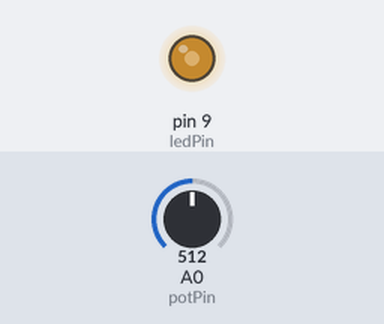
Bench run of a sketch on a simulated Arduino Uno, built with avr-gcc and run on an emulated ATmega328P. Shown: output pins drawn as LEDs (lit = HIGH). Inputs (shaded band) come from the test bench; at power-on: A0 (potPin) = 512.

Above: at 1.2 s.
1.3 s: A0 (potPin) set to 716
At 2.0 s:
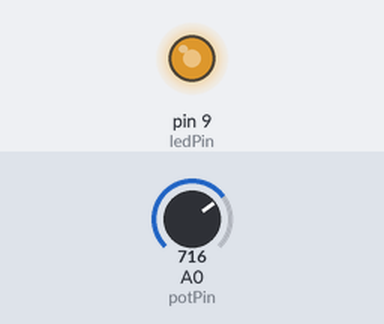
2.8 s: A0 (potPin) set to 900
At 3.2 s:
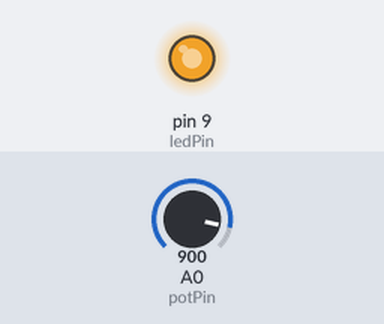
4.3 s: A0 (potPin) set to 122
At 5.5 s:
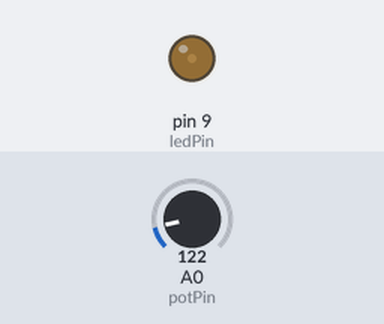
5.8 s: A0 (potPin) set to 0
At 6.7 s:
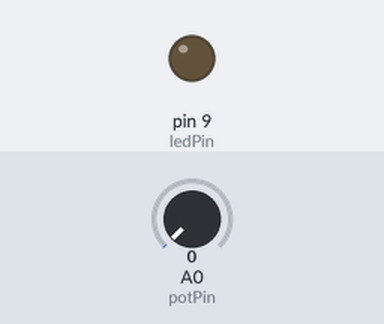
7.3 s: A0 (potPin) set to 511
At 7.8 s:
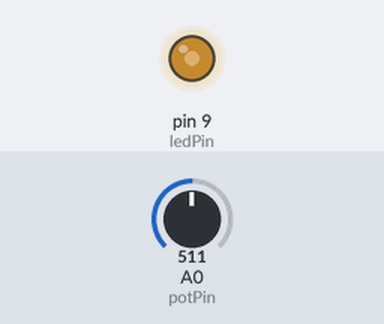
Timing chart, 0 to 9.8 s (numbered marks = the images above; inputs shaded):
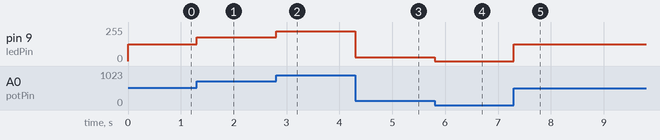

Measured:
- after the input at 1.3 s, pin 9 (ledPin): 127/255 → 178/255 at once
- after the input at 2.8 s, pin 9 (ledPin): 178/255 → 224/255 at once
- after the input at 4.3 s, pin 9 (ledPin): 224/255 → 30/255 at once
- after the input at 5.8 s, pin 9 (ledPin): 30/255 → 0/255 at once
- after the input at 7.3 s, pin 9 (ledPin): 0/255 → 127/255 at once

The sketch:

prjct1_Blink3.ino
```cpp
const int ledPin = 9;
const int potPin = A0;

int potVal;
int brightness;

void setup() {
  pinMode(ledPin, OUTPUT);
}

void loop() {
  potVal = analogRead(potPin);
  brightness = map(potVal, 0, 1023, 0, 255);
  analogWrite(ledPin, brightness);

}
```
